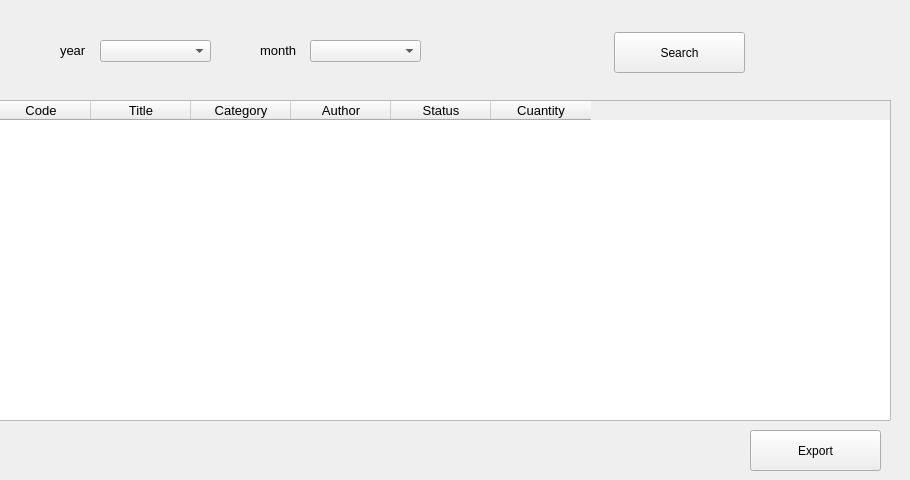
      <widget class="QWidget" name="tab_13">
       <attribute name="title">
        <string>Monthly Report</string>
       </attribute>
       <widget class="QComboBox" name="comboBox_17">
        <property name="geometry">
         <rect>
          <x>100</x>
          <y>40</y>
          <width>111</width>
          <height>22</height>
         </rect>
        </property>
       </widget>
       <widget class="QLabel" name="label_35">
        <property name="geometry">
         <rect>
          <x>60</x>
          <y>40</y>
          <width>47</width>
          <height>21</height>
         </rect>
        </property>
        <property name="font">
         <font>
          <pointsize>10</pointsize>
         </font>
        </property>
        <property name="text">
         <string>year</string>
        </property>
       </widget>
       <widget class="QComboBox" name="comboBox_18">
        <property name="geometry">
         <rect>
          <x>310</x>
          <y>40</y>
          <width>111</width>
          <height>22</height>
         </rect>
        </property>
       </widget>
       <widget class="QLabel" name="label_36">
        <property name="geometry">
         <rect>
          <x>260</x>
          <y>40</y>
          <width>47</width>
          <height>21</height>
         </rect>
        </property>
        <property name="font">
         <font>
          <pointsize>10</pointsize>
         </font>
        </property>
        <property name="text">
         <string>month</string>
        </property>
       </widget>
       <widget class="QPushButton" name="pushButton_26">
        <property name="geometry">
         <rect>
          <x>614</x>
          <y>32</y>
          <width>131</width>
          <height>41</height>
         </rect>
        </property>
        <property name="text">
         <string>Search</string>
        </property>
       </widget>
       <widget class="QTableWidget" name="tableWidget_7">
        <property name="geometry">
         <rect>
          <x>-10</x>
          <y>100</y>
          <width>901</width>
          <height>321</height>
         </rect>
        </property>
        <column>
         <property name="text">
          <string>Code</string>
         </property>
         <property name="font">
          <font>
           <pointsize>10</pointsize>
          </font>
         </property>
        </column>
        <column>
         <property name="text">
          <string>Title</string>
         </property>
         <property name="font">
          <font>
           <pointsize>10</pointsize>
          </font>
         </property>
        </column>
        <column>
         <property name="text">
          <string>Category</string>
         </property>
         <property name="font">
          <font>
           <pointsize>10</pointsize>
          </font>
         </property>
        </column>
        <column>
         <property name="text">
          <string>Author</string>
         </property>
         <property name="font">
          <font>
           <pointsize>10</pointsize>
          </font>
         </property>
        </column>
        <column>
         <property name="text">
          <string>Status</string>
         </property>
         <property name="font">
          <font>
           <pointsize>10</pointsize>
          </font>
         </property>
        </column>
        <column>
         <property name="text">
          <string>Cuantity</string>
         </property>
         <property name="font">
          <font>
           <pointsize>10</pointsize>
          </font>
         </property>
        </column>
       </widget>
       <widget class="QPushButton" name="pushButton_36">
        <property name="geometry">
         <rect>
          <x>750</x>
          <y>430</y>
          <width>131</width>
          <height>41</height>
         </rect>
        </property>
        <property name="text">
         <string>Export</string>
        </property>
       </widget>
      </widget>
